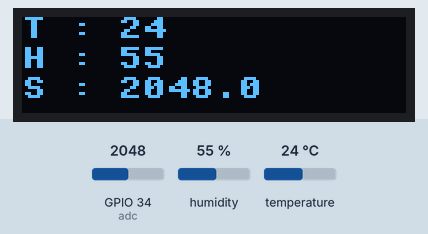
Bench run of a program on a simulated ESP32 board running MicroPython. On the bench: 128×32 one-colour display. Inputs (shaded band) come from the test bench; at power-on: humidity 55 %, GPIO 34 (adc) = 2048, temperature 24 °C (analog values on the 0–4095 scale). WiFi joins after 1.5 s; no MQTT or app messages arrive unless stated; library files of the repository ran but are not shown: ssd1306.py; what the program prints to the serial console is not drawn.

Above: at 2.7 s.
2.8 s: humidity set to 22 %
At 4.5 s:
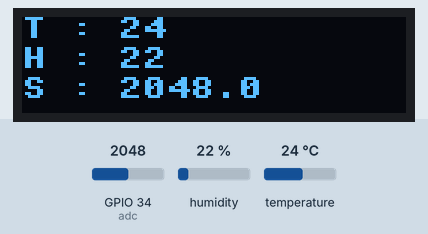
5.4 s: GPIO 34 (adc) set to 2866
At 7.1 s:
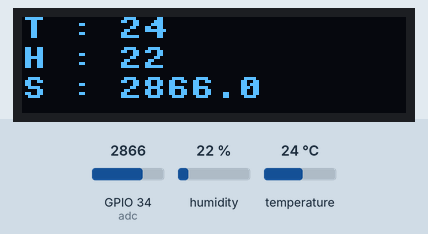
7.6 s: temperature set to 12 °C
At 9.6 s:
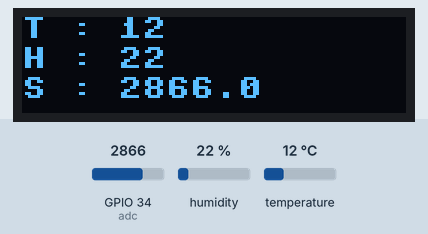
9.9 s: GPIO 34 (adc) set to 3603
At 11.2 s:
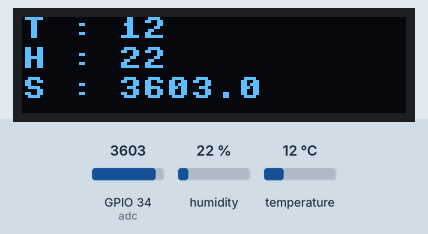
12.1 s: humidity set to 40 %
At 13.8 s:
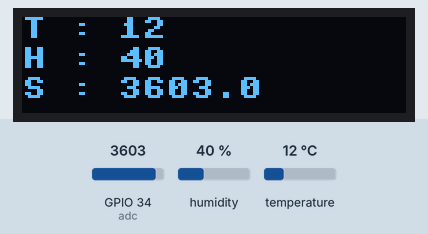
14.3 s: GPIO 34 (adc) set to 4095
At 16.4 s:
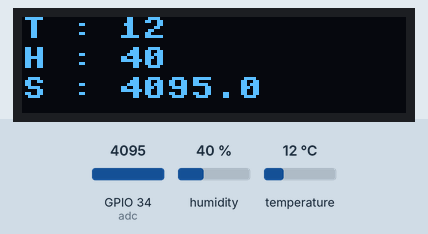
Timing chart, 0 to 17.6 s (numbered marks = the images above; inputs shaded):
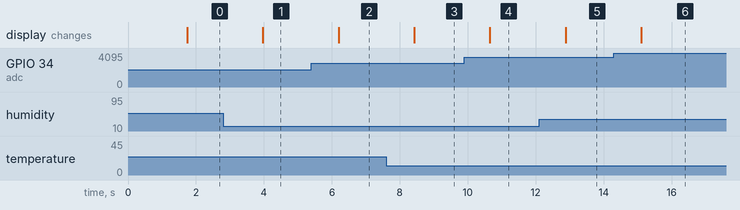

Measured:
- after the input at 2.8 s, the display: changes after 1.2 s (image 1)
- after the input at 5.4 s, the display: changes after 0.80 s (image 2)
- after the input at 7.6 s, the display: changes after 0.82 s (image 3)
- after the input at 9.9 s, the display: changes after 0.75 s (image 4)
- after the input at 12.1 s, the display: changes after 0.78 s (image 5)
- after the input at 14.3 s, the display: changes after 0.80 s (image 6)

The program:

sender_data.py
```python
import time
from umqtt.simple import MQTTClient
from machine import Pin, ADC
import machine
import dht
import ssd1306

# Configuration des broches SCL et SDA
scl_pin = machine.Pin(22)  # Définissez la broche SCL
sda_pin = machine.Pin(21)  # Définissez la broche SDA

# Configuration de l'écran OLED
oled_width = 128  # Largeur de l'écran OLED en pixels
oled_height = 32  # Hauteur de l'écran OLED en pixels
i2c = machine.I2C(scl=scl_pin, sda=sda_pin)
oled = ssd1306.SSD1306_I2C(oled_width, oled_height, i2c)


# Configuration Wi-Fi
WIFI_SSID = "your_ssid"
WIFI_PASSWORD = "your_password"

# Configuration MQTT
MQTT_BROKER = "your_broker_ip"
CLIENT_ID = "ESP32_Client"
TOPIC_TEMP = b"temp"
TOPIC_HUMIDITY = b"humidity"
TOPIC_SOUND = b"sound"

# Fonction de connexion au Wi-Fi
def connect_wifi():
    import network
    wlan = network.WLAN(network.STA_IF)
    wlan.active(True)
    if not wlan.isconnected():
        print("Connexion au Wi-Fi en cours...")
        wlan.connect(WIFI_SSID, WIFI_PASSWORD)
        while not wlan.isconnected():
            pass
    print("Wi-Fi connecté")
    print("Adresse IP:", wlan.ifconfig()[0])

# Fonction de lecture de température et d'humidité
def read_dht():
    pin_dht = Pin(4, Pin.IN)
    # Créer un objet DHT11
    dht_sensor = dht.DHT11(pin_dht)
    dht_sensor.measure()
    temperature = dht_sensor.temperature()
    humidity = dht_sensor.humidity()
    return temperature, humidity

def read_sound():
    adc = ADC(Pin(34))
    adc.atten(ADC.ATTN_11DB)  # Configurer l'atténuation pour une plage complète de 0-3.3V

    # Collecte des mesures pendant 20 ms
    start_time = time.ticks_ms()
    values = []
    while time.ticks_diff(time.ticks_ms(), start_time) < 20:
        values.append(adc.read())


    # Calcul de la moyenne des mesures
    if values:
        avg_value = sum(values) / len(values)
    else:
        avg_value = 0

    return avg_value

# Fonction de publication des données MQTT
def publish_data():
    client = MQTTClient(CLIENT_ID, MQTT_BROKER)
    client.connect()

    temperature, humidity = read_dht()
    sound = read_sound()

    # Efface l'écran OLED
    oled.fill(0)
    oled.show()
    oled.text("T : " + str(temperature), 0, 0)
    oled.text("H : " + str(humidity), 0, 10)
    oled.text("S : " + str(sound) , 0, 20)
    oled.show()

    print("Temperature: %d°C" % temperature)
    print("Humidity: %d%%" % humidity)
    print("Son:", sound)

    client.publish(TOPIC_TEMP, str("%d" % temperature))
    client.publish(TOPIC_HUMIDITY, str("%d" % humidity))
    client.publish(TOPIC_SOUND, str(sound))

    client.disconnect()

# Connexion au Wi-Fi
connect_wifi()

# Boucle principale
while True:
    publish_data()
    time.sleep(2) # Attendre 5 secondes avant de publier de nouveau
```
